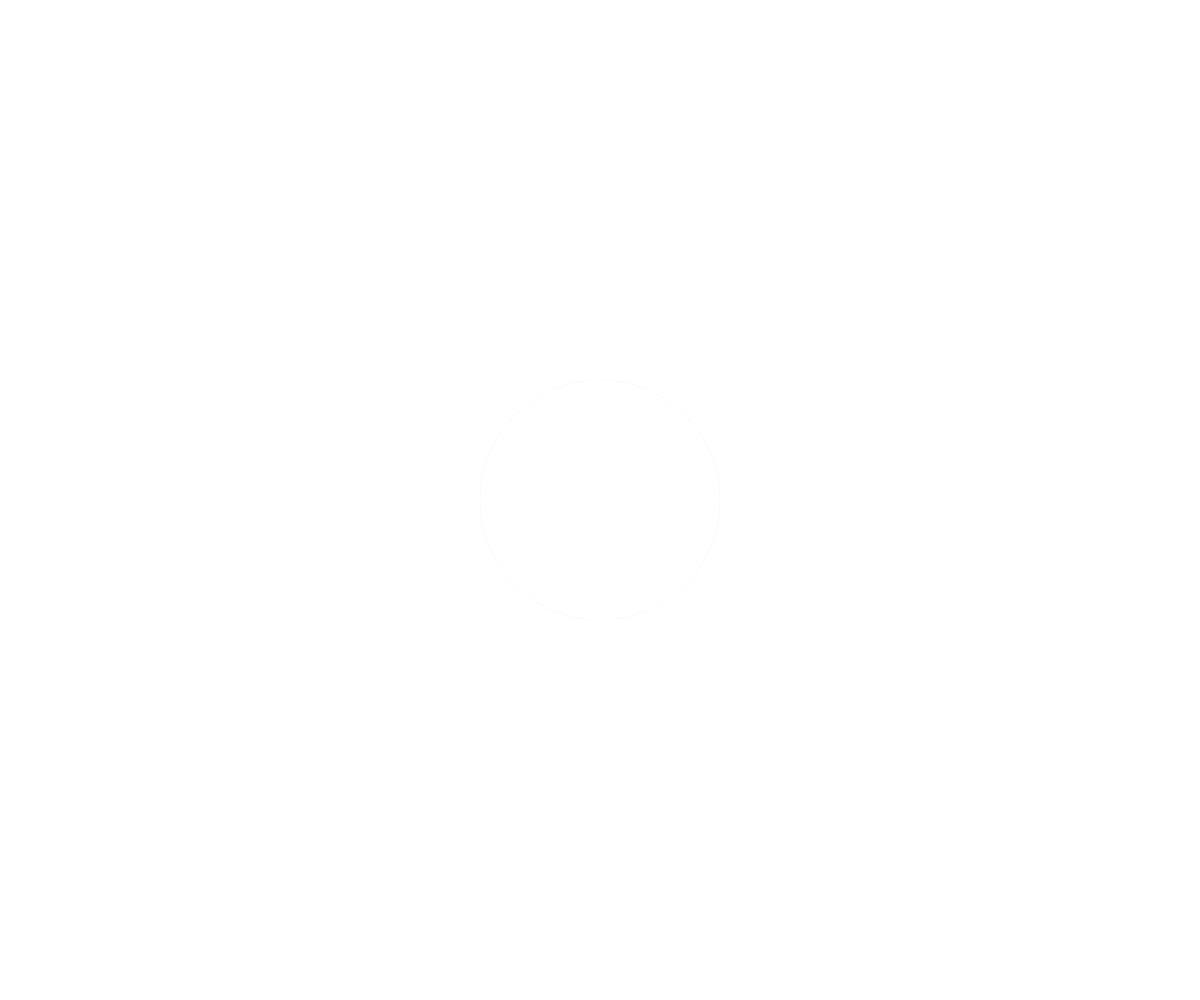
Frame 1 (no input)
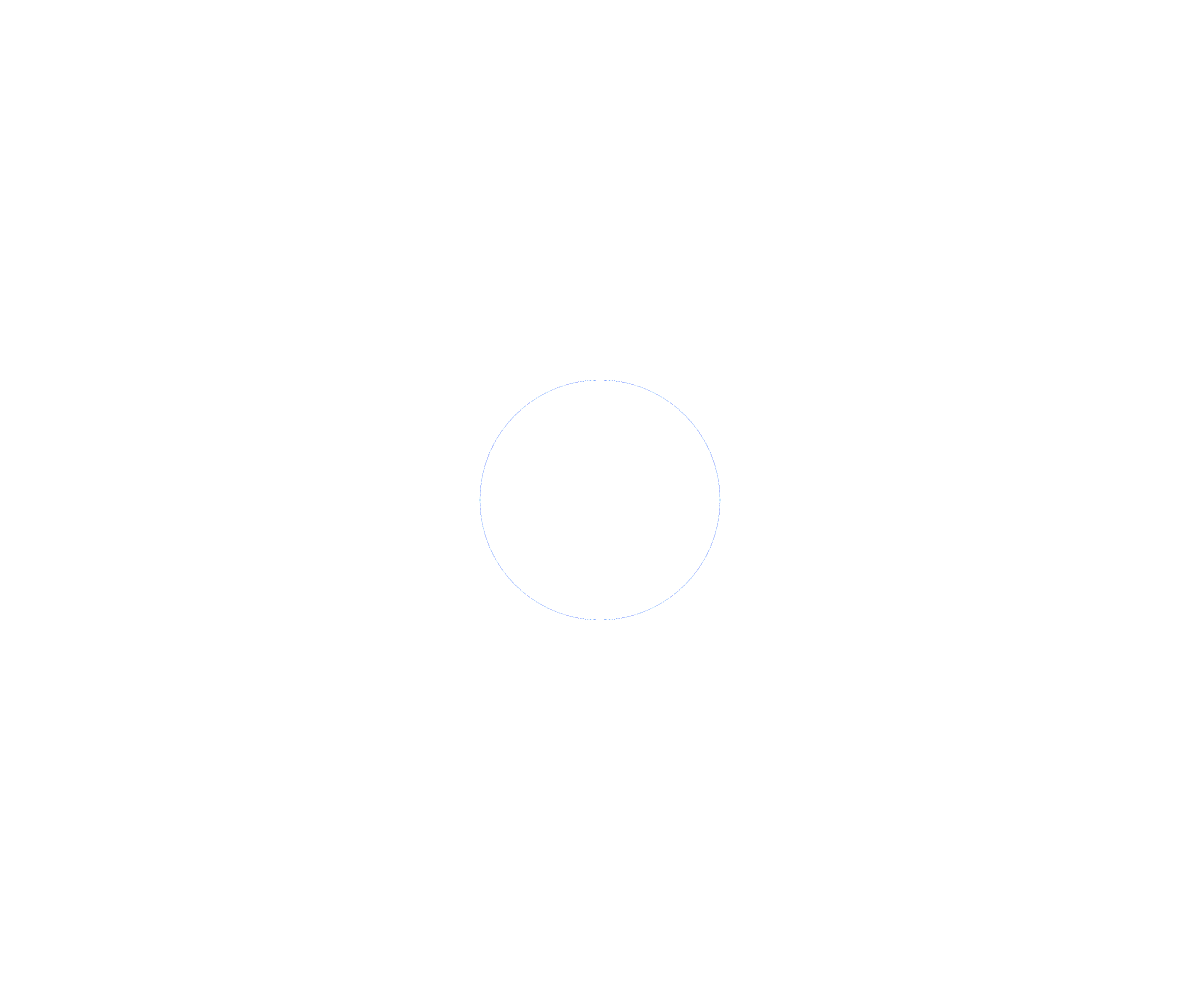
Frame 60 (no input)
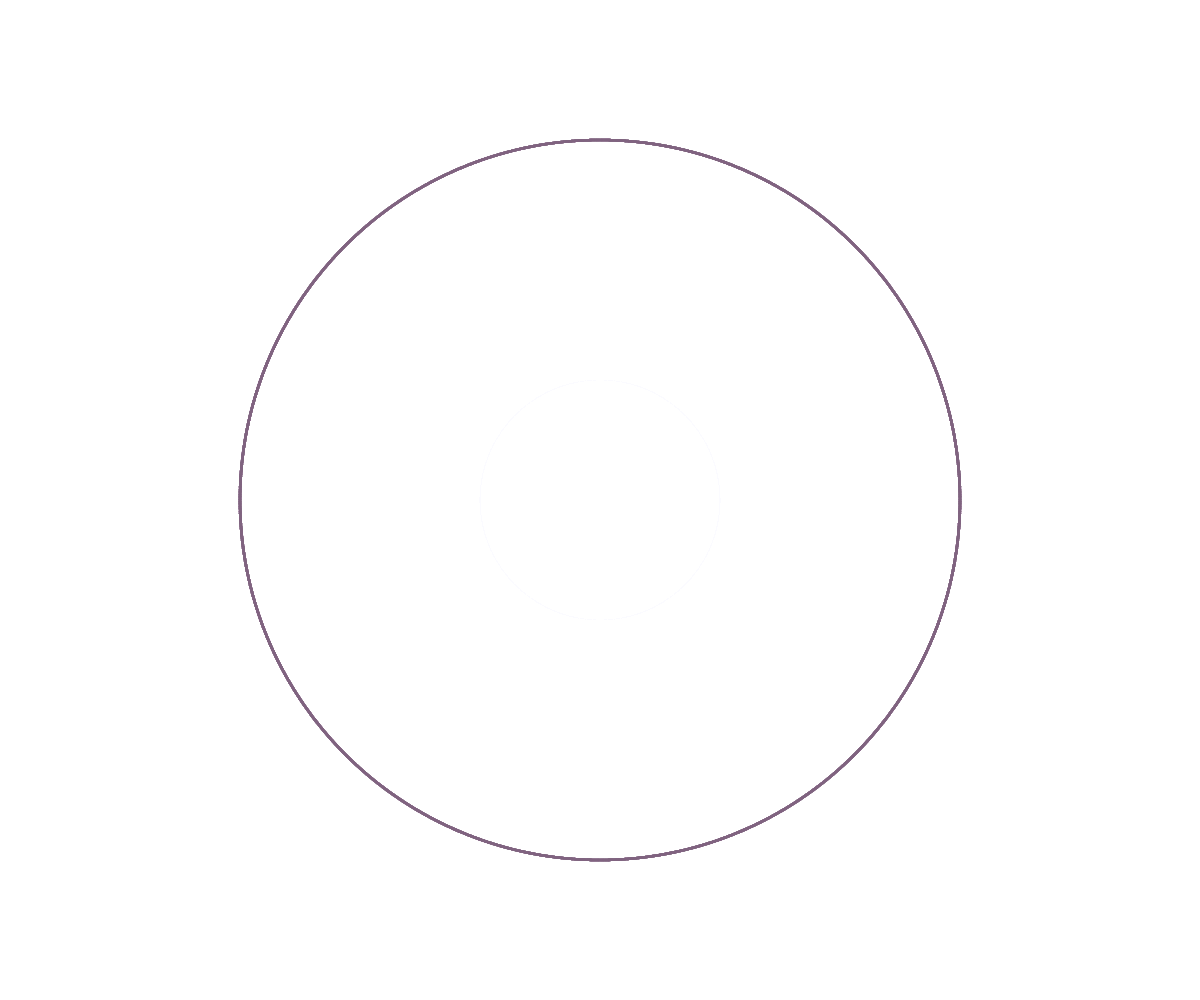
Frame 120 (the mouse pressed at the canvas centre since frame 60)

The p5.js sketch that drew these frames (run headless with seeded random() and noise() and a simulated clock; from frame 60 on, the mouse is pressed at the canvas centre):

// p5.js sketch
// ── sketch.js

function setup() {
    createCanvas(windowWidth, windowHeight);
    background(255);
    angleMode(DEGREES);
}

function draw() {
    background(255, 255, 255, 25); // 軽い透明効果を追加
    let a = map(mouseX, 0, width, width/10, width/2); // マウスのX座標によって大きさを変化
    for(let x = 0; x <= 360; x += 0.1) {
        let col = map(mouseY, 0, height, 0, 255); // マウスのY座標によって色を変化
        stroke(col, 100, 255 - col);
        strokeWeight(map(mouseX, 0, width, 0.1, 5)); // マウスのX座標によって線の太さを変化
        point(width / 2 + a * cos(x), height / 2 + a * sin(x));
    }
}

function mouseClicked() {
    // クリックでパターンをランダムに変更
    loop();
}
